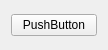
<?xml version="1.0" encoding="UTF-8"?>
<ui version="4.0">
 <class>RectangleBlockClass</class>
 <widget class="QWidget" name="RectangleBlockClass">
  <property name="geometry">
   <rect>
    <x>0</x>
    <y>0</y>
    <width>108</width>
    <height>50</height>
   </rect>
  </property>
  <property name="windowTitle">
   <string>RectangleBlock</string>
  </property>
  <layout class="QGridLayout" name="gridLayout">
   <item row="0" column="0">
    <widget class="QPushButton" name="pushButton">
     <property name="text">
      <string>PushButton</string>
     </property>
    </widget>
   </item>
  </layout>
 </widget>
 <layoutdefault spacing="6" margin="11"/>
 <resources/>
 <connections/>
</ui>
